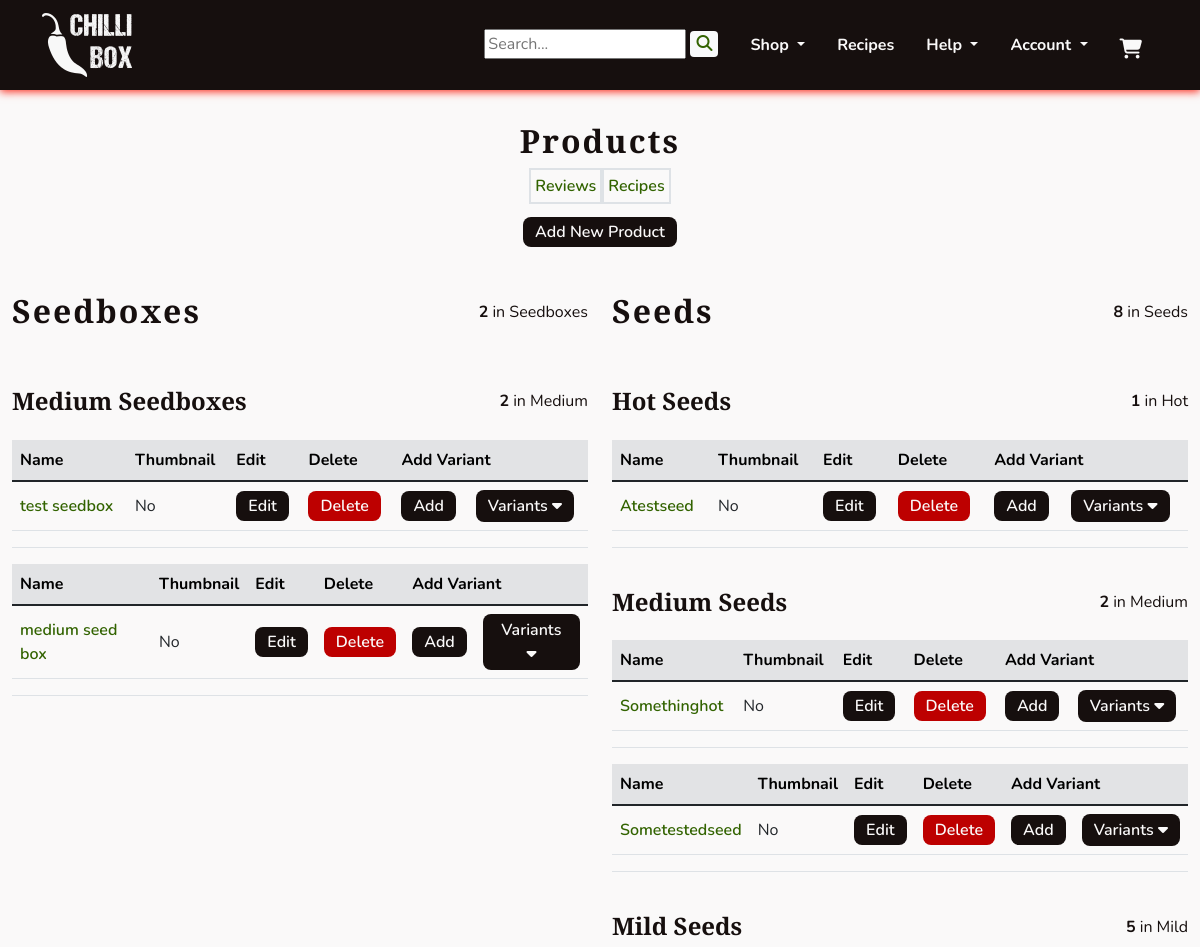
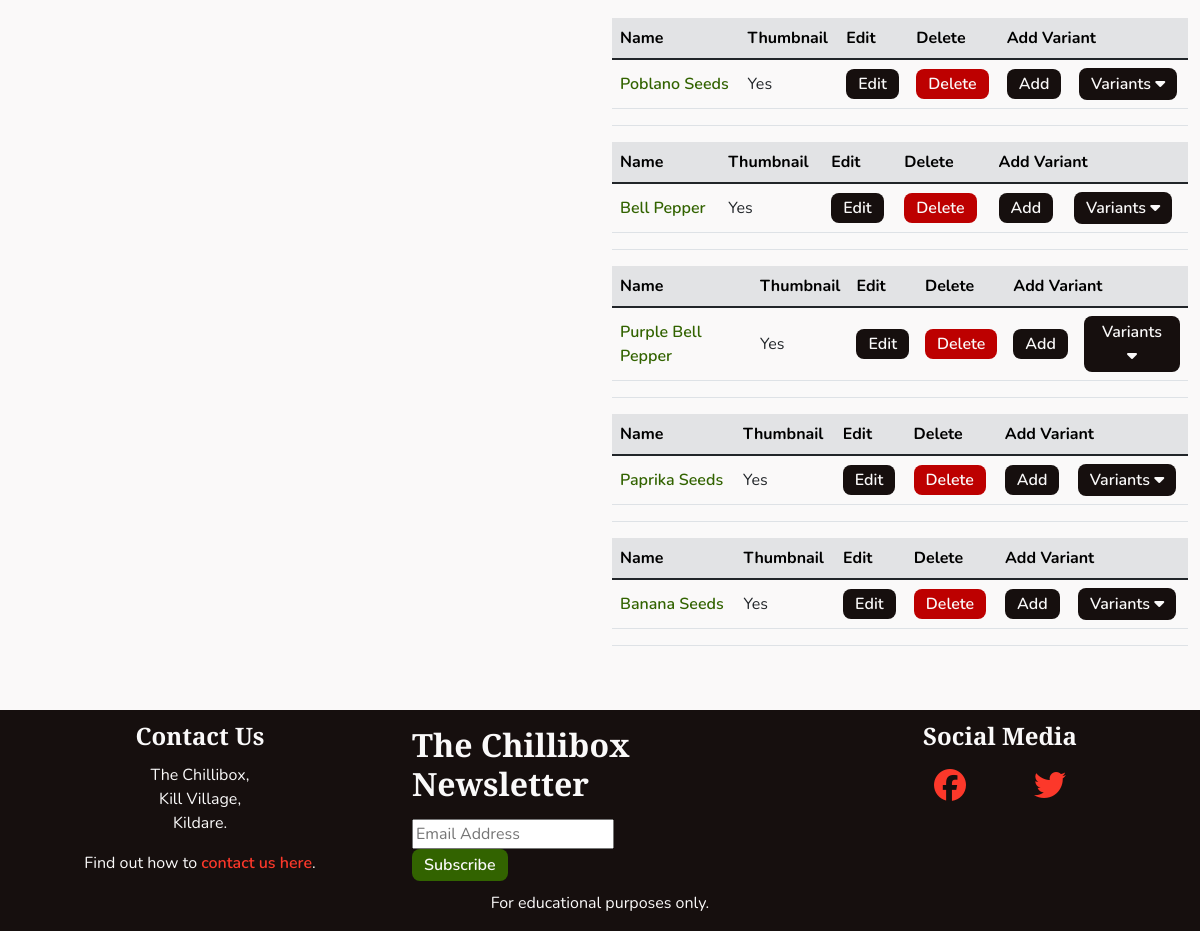
The page /management/ (signed in) on the database its author committed (2 pictures, top to bottom).
### products/models.py (models this page shows, shortened)
class Category(models.Model):
    name = models.CharField(max_length=255)
    slug = models.SlugField()
    class Meta:
        ordering = ('name',)
        verbose_name_plural = 'Categories'
    def __str__(self):
        return self.name

class Product(models.Model):
    category = models.ForeignKey(Category, on_delete=models.SET_NULL,
                                 null=True, blank=True, related_name='product')
    subcategory = models.CharField(max_length=8, choices=SUBCATEGORIES,
                                   blank=True)
    name = models.CharField(max_length=255)
    slug = models.SlugField()
    description = models.TextField(null=True, blank=True,
                                   help_text='Include a description for the \
                                   product\'s page.')
    excerpt = models.TextField(null=True, blank=True, help_text='Include a \
                               brief summary of the product.')
    ingredients = models.CharField(max_length=140, null=True, blank=True,
                                   help_text='For sauces, please include the \
                                   ingredients.')
    growth_time = models.CharField(max_length=140, null=True, blank=True,
                                   help_text='For seeds, please include the \
                                   growth time to maturity.')
    heat_level = models.CharField(max_length=140, null=True, blank=True,
                                  help_text='In scovilles or more generally \
                                  (eg \'hot\') where appropriate.')
    box_contents = models.ManyToManyField('self', blank=True, help_text='Add \
                                          products for seed and sauce boxes.')
    image = models.ImageField(upload_to='uploads/', null=True, blank=True)
    thumbnail = models.ImageField(upload_to='uploads/', null=True, blank=True,
                                  help_text='If not added, will be \
                                  auto-generated from image.')
    added_on = models.DateField(auto_now_add=True)
    class Meta:
        ordering = ('name',)
        get_latest_by = ('added_on',)

### management/views.py (the view)
# urls.py: path('', views.ProductDashboard.as_view(), name='dashboard'),
class ProductDashboard(StaffRequiredMixin, View):
    def get(self, request):
        products = Product.objects.all().order_by('category', 'subcategory')
        template_name = 'management/dashboard.html'
        context = {
            'products': products,
        }
        return render(request, template_name, context)

### management/mixins.py (called while the page is built)
    def test_func(self):
        return self.request.user.is_staff

### products/models.py (called while the page is built)
    def __str__(self):
        return self.size

### management/templates/management/dashboard.html (shortened to what this page needs)
{% extends 'base.html' %}
{% load static %}
{% block content %}
<section class="row">
    <div class="text-center">
        <h2 class="headings mb-2">Products</h2>
        <div class="d-flex flex-row justify-content-center">
            <div class="border border-2 p-1">
                <a class="chilli-link" href="{% url 'management:user_reviews' %}">Reviews</a>
            </div>
            <div class="border border-2 p-1">
                <a class="chilli-link" href="{% url 'management:recipes' %}">Recipes</a>
            </div>
        </div>
    </div>
    <div class="text-center my-3">
        <div>
            <a class="chilli-btn" href="{% url 'management:add_product' %}">Add New Product</a>
        </div>
    </div>
    {% regroup products by category as products_by_category %}
    {% for category in products_by_category %}
    <div class="col-12 col-lg-6">
        <div class="d-flex flex-row justify-content-between align-items-center">
            <h2 class="headings">{{ category.grouper}}</h2>
            <span><strong>{{ category.list|length }}</strong> in {{ category.grouper }}</span>
        </div>
        {% regroup category.list by subcategory as subcategory_list %}
            {% for subcategory in subcategory_list %}
            <div class="d-flex flex-wor justify-content-between align-items-center">
                <h3 class="headings headings-sm">{{ subcategory.grouper }} {{ category.grouper }}</h3>
                <span><strong>{{ subcategory.list|length }}</strong> in {{ subcategory.grouper }}</span>
            </div>
            {% for product in subcategory.list %}
                <div class="table-responsive">
                    <table class="table table-hover">
                        <thead>
                            <tr class="table-secondary">
                                <th>Name</th>
                                <th class="sm-prod-table">Thumbnail</th>
                                <th>Edit</th>
                                <th>Delete</th>
                                <th colspan="2">Add Variant</th>
                            </tr>
                        </thead>
                        <tbody>
                            <tr>
                                <td class="align-middle"><a class="chilli-link" href="{% url 'products:product' product.slug %}">
                                    {{ product.name }}</a></td>
                                <td class="align-middle sm-prod-table">{% if product.thumbnail %}Yes{% else %}No{% endif %}</td>
                                <td class="align-middle">
                                    <a class="chilli-btn" href="{% url 'management:edit_product' product.id %}">Edit</a>
                                </td>
                                <td class="align-middle">
                                    <a class="chilli-btn chilli-dngr"
                                        href="{% url 'management:delete_product' product.id %}">Delete</a>
                                </td>
                                <td class="align-middle">
                                    <a class="chilli-btn" href="{% url 'management:add_variant' product.slug %}">Add</a>
                                </td>
                                <td class="align-middle">
                                    <button class="chilli-btn" data-bs-toggle="collapse" data-bs-target="#collapse-{{ product.id }}"
                                        aria-expanded="false" aria-controls="collapse-{{ product.id }}">
                                        Variants
                                        <i class="fa-solid fa-caret-down"></i>
                                    </button>
                                </td>
                            </tr>
                            <tr>
                                <td colspan="6">
                                </td>
                            </tr>
                        </tbody>
                    </table>
                </div>
                {% endfor %}
        {% endfor %}
    </div>
    {% endfor %}
</section>
{% endblock %}

### static/css/style.css (style rules this page uses)
:root { --site-white: #faf9f9; --site-black: #160f0e; --site-grey: #6b6363; --site-red: #fc382a; --site-dark-red:#bd0000; --site-green: #568729; --site-dark-green: #326300; --site-text-bg: rgba(49, 99, 0, 0.2); --site-car-bg: rgba(245, 241, 238, 0.61); }
html { height: 100%; }
section { max-width: 2550px; }
body { font-family: "Nunito", sans-serif; color: var(--site-black); font-size: 1rem; background: var(--site-white); }
h1, h2, h3, h4 { font-family: "Merriweather Sans", "Nunito", sans-serif; font-weight: 900; margin-top: 0.5em; margin-bottom: 0.5em; }
.headings { font-size: 2rem; letter-spacing: 2px; margin: 1em 0; }
.headings-sm { font-size: 1.5rem; letter-spacing: 0; }
button { border: none; }
a { text-decoration: none; }
.chilli-link { font-weight: 600; color: var(--site-dark-green); transition: all 0.2s linear; }
.chilli-btn { padding: 0.25em 0.75em; font-weight: 600; color: var(--site-white); background-color: var(--site-black); border-radius: 8px; transition: all 0.2s linear; }
.chilli-dngr { background-color: var(--site-dark-red); }

### rows shown on the page
Category: grouper "Seedboxes", list|length "2", grouper "Seedboxes", list|length "2"
Product: grouper "Medium", grouper "Medium", name "test seedbox", thumbnail "No"
Product: name "medium seed box", thumbnail "No"
Category: grouper "Seeds", list|length "8", grouper "Seeds" "Seeds" "Seeds", list|length "1" "2" "5"
Product: grouper "Hot", grouper "Hot", name "Atestseed", thumbnail "No"
Product: grouper "Medium", grouper "Medium", name "Somethinghot", thumbnail "No"
Product: name "Sometestedseed", thumbnail "No"
Product: grouper "Mild", grouper "Mild", name "Poblano Seeds", shows "Yes"
Product: name "Bell Pepper", shows "Yes"
Product: name "Purple Bell Pepper", shows "Yes"
Product: name "Paprika Seeds", shows "Yes"
Product: name "Banana Seeds", shows "Yes"
